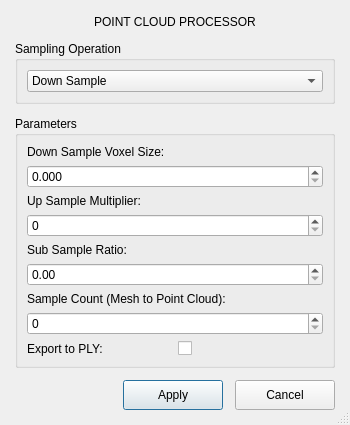
<?xml version="1.0" encoding="UTF-8"?>
<ui version="4.0">
 <class>SamplingProcessor</class>
 <widget class="QDialog" name="SamplingProcessor">
  <property name="geometry">
   <rect>
    <x>0</x>
    <y>0</y>
    <width>350</width>
    <height>320</height>
   </rect>
  </property>
  <property name="windowTitle">
   <string>Point Cloud Sampling</string>
  </property>
  <property name="sizeGripEnabled">
   <bool>true</bool>
  </property>
  <layout class="QVBoxLayout" name="verticalLayout">
   <property name="spacing">
    <number>12</number>
   </property>
   <property name="leftMargin">
    <number>15</number>
   </property>
   <property name="topMargin">
    <number>15</number>
   </property>
   <property name="rightMargin">
    <number>15</number>
   </property>
   <property name="bottomMargin">
    <number>15</number>
   </property>
   <item>
    <widget class="QLabel" name="titleLabel">
     <property name="text">
      <string>POINT CLOUD PROCESSOR</string>
     </property>
     <property name="alignment">
      <set>Qt::AlignCenter</set>
     </property>
    </widget>
   </item>
   <item>
    <widget class="QGroupBox" name="operationGroup">
     <property name="title">
      <string>Sampling Operation</string>
     </property>
     <layout class="QVBoxLayout" name="verticalLayout_2">
      <item>
       <widget class="QComboBox" name="operationComboBox">
        <item>
         <property name="text">
          <string>Down Sample</string>
         </property>
        </item>
        <item>
         <property name="text">
          <string>Up Sample</string>
         </property>
        </item>
        <item>
         <property name="text">
          <string>Sub Sample</string>
         </property>
        </item>
        <item>
         <property name="text">
          <string>Sampling</string>
         </property>
        </item>
       </widget>
      </item>
     </layout>
    </widget>
   </item>
   <item>
    <widget class="QGroupBox" name="parametersGroup">
     <property name="title">
      <string>Parameters</string>
     </property>
     <layout class="QVBoxLayout" name="verticalLayout_3">
      <item>
       <widget class="QLabel" name="downSampleLabel">
        <property name="text">
         <string>Down Sample Voxel Size:</string>
        </property>
       </widget>
      </item>
      <item>
       <widget class="QDoubleSpinBox" name="downSampleSpinBox">
        <property name="decimals">
         <number>3</number>
        </property>
       </widget>
      </item>
      <item>
       <widget class="QLabel" name="upSampleLabel">
        <property name="text">
         <string>Up Sample Multiplier:</string>
        </property>
       </widget>
      </item>
      <item>
       <widget class="QSpinBox" name="upSampleSpinBox"/>
      </item>
      <item>
       <widget class="QLabel" name="subSampleLabel">
        <property name="text">
         <string>Sub Sample Ratio:</string>
        </property>
       </widget>
      </item>
      <item>
       <widget class="QDoubleSpinBox" name="subSampleSpinBox"/>
      </item>
      <item>
       <widget class="QLabel" name="sampleLabel">
        <property name="text">
         <string>Sample Count (Mesh to Point Cloud):</string>
        </property>
       </widget>
      </item>
      <item>
       <widget class="QSpinBox" name="sampleSpinBox"/>
      </item>
      <item>
       <layout class="QHBoxLayout" name="horizontalLayout_2">
        <item>
         <widget class="QLabel" name="exportPlyLabel">
          <property name="text">
           <string>Export to PLY:</string>
          </property>
         </widget>
        </item>
        <item>
         <widget class="QCheckBox" name="exportPlyCheckBox">
          <property name="text">
           <string/>
          </property>
         </widget>
        </item>
       </layout>
      </item>
     </layout>
    </widget>
   </item>
   <item>
    <layout class="QHBoxLayout" name="horizontalLayout">
     <item>
      <spacer name="horizontalSpacer">
       <property name="orientation">
        <enum>Qt::Horizontal</enum>
       </property>
       <property name="sizeHint" stdset="0">
        <size>
         <width>40</width>
         <height>20</height>
        </size>
       </property>
      </spacer>
     </item>
     <item>
      <widget class="QPushButton" name="applyButton">
       <property name="minimumSize">
        <size>
         <width>100</width>
         <height>30</height>
        </size>
       </property>
       <property name="text">
        <string>Apply</string>
       </property>
      </widget>
     </item>
     <item>
      <widget class="QPushButton" name="cancelButton">
       <property name="minimumSize">
        <size>
         <width>100</width>
         <height>30</height>
        </size>
       </property>
       <property name="text">
        <string>Cancel</string>
       </property>
      </widget>
     </item>
    </layout>
   </item>
  </layout>
 </widget>
 <resources/>
 <connections/>
</ui>
